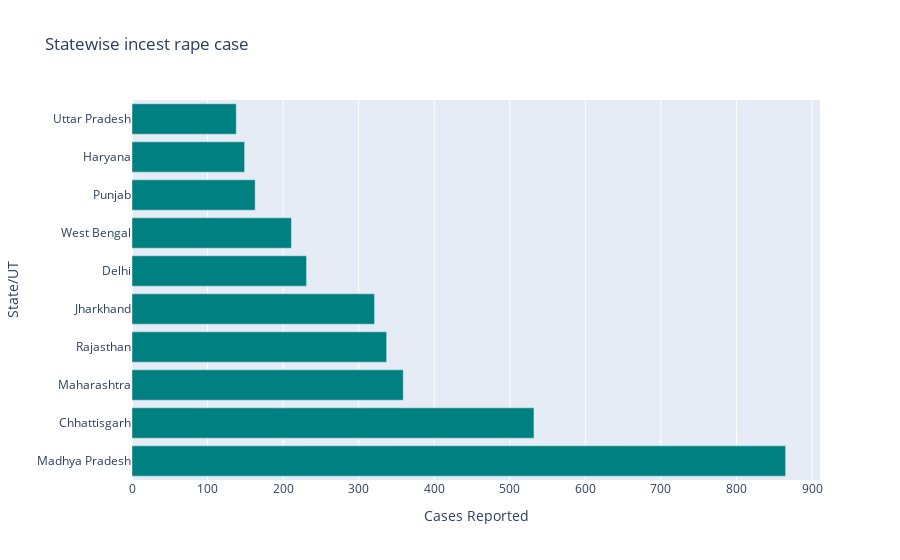

Notebook cell for this chart:
### Markdown cell above
### State/UT wise incest rape cases reported from 2001 to 2010 <a class="anchor" id="section_1_2"></a>

### Code cell
g1 = pd.DataFrame(inc_victims.groupby(['Area_Name'])['Rape_Cases_Reported'].sum().reset_index())
g1.columns = ['State/UT','Cases Reported']
g1.replace(to_replace='Arunachal Pradesh',value='Arunanchal Pradesh',inplace=True)

g1 = g1.sort_values('Cases Reported', ascending=False)

fig = px.bar(g1[:10], x="Cases Reported", y="State/UT", title="Statewise incest rape case", orientation='h', color_discrete_sequence=['#008080'])
fig.show()

### Figure 1 — Plotly figure (JSON) as saved in the notebook; plotly's stock layout.template omitted (floating-point values rounded to 4 significant figures)
{"data": [{"alignmentgroup": "True", "hovertemplate": "Cases Reported=%{x}<br>State/UT=%{y}<extra></extra>", "legendgroup": "", "marker": {"color": "#008080"}, "name": "", "offsetgroup": "", "orientation": "h", "showlegend": false, "textposition": "auto", "type": "bar", "x": [865, 532, 359, 337, 321, 231, 211, 163, 149, 138], "xaxis": "x", "y": ["Madhya Pradesh", "Chhattisgarh", "Maharashtra", "Rajasthan", "Jharkhand", "Delhi", "West Bengal", "Punjab", "Haryana", "Uttar Pradesh"], "yaxis": "y"}], "layout": {"barmode": "relative", "legend": {"tracegroupgap": 0}, "title": {"text": "Statewise incest rape case"}, "xaxis": {"anchor": "y", "domain": [0, 1], "title": {"text": "Cases Reported"}, "type": "linear", "range": [0, 910.5], "autorange": true}, "yaxis": {"anchor": "x", "domain": [0, 1], "title": {"text": "State/UT"}, "type": "category", "range": [-0.5, 9.5], "autorange": true}, "autosize": true}}
